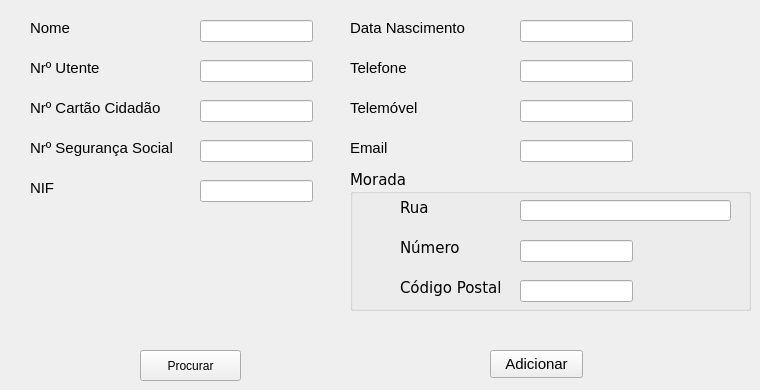
      <widget class="QWidget" name="tab_5">
       <attribute name="title">
        <string>Adicionar Utente</string>
       </attribute>
       <widget class="QLineEdit" name="addPatientNr">
        <property name="geometry">
         <rect>
          <x>200</x>
          <y>60</y>
          <width>113</width>
          <height>22</height>
         </rect>
        </property>
       </widget>
       <widget class="QPushButton" name="addPatient">
        <property name="geometry">
         <rect>
          <x>490</x>
          <y>350</y>
          <width>93</width>
          <height>28</height>
         </rect>
        </property>
        <property name="font">
         <font>
          <family>Segoe UI</family>
          <pointsize>11</pointsize>
         </font>
        </property>
        <property name="text">
         <string>Adicionar</string>
        </property>
       </widget>
       <widget class="QLabel" name="label_4">
        <property name="geometry">
         <rect>
          <x>30</x>
          <y>60</y>
          <width>161</width>
          <height>16</height>
         </rect>
        </property>
        <property name="font">
         <font>
          <family>Segoe UI</family>
          <pointsize>11</pointsize>
         </font>
        </property>
        <property name="text">
         <string>Nrº Utente</string>
        </property>
       </widget>
       <widget class="QLineEdit" name="addPatientIDNr">
        <property name="geometry">
         <rect>
          <x>200</x>
          <y>100</y>
          <width>113</width>
          <height>22</height>
         </rect>
        </property>
        <property name="text">
         <string/>
        </property>
       </widget>
       <widget class="QLabel" name="label_5">
        <property name="geometry">
         <rect>
          <x>30</x>
          <y>100</y>
          <width>161</width>
          <height>16</height>
         </rect>
        </property>
        <property name="font">
         <font>
          <family>Segoe UI</family>
          <pointsize>11</pointsize>
         </font>
        </property>
        <property name="text">
         <string>Nrº Cartão Cidadão</string>
        </property>
       </widget>
       <widget class="QLineEdit" name="addPatientSocialNr">
        <property name="geometry">
         <rect>
          <x>200</x>
          <y>140</y>
          <width>113</width>
          <height>22</height>
         </rect>
        </property>
       </widget>
       <widget class="QLineEdit" name="addPatientDate">
        <property name="geometry">
         <rect>
          <x>520</x>
          <y>20</y>
          <width>113</width>
          <height>22</height>
         </rect>
        </property>
        <property name="text">
         <string/>
        </property>
       </widget>
       <widget class="QLineEdit" name="addPatientNIF">
        <property name="geometry">
         <rect>
          <x>200</x>
          <y>180</y>
          <width>113</width>
          <height>22</height>
         </rect>
        </property>
       </widget>
       <widget class="QLabel" name="label_8">
        <property name="geometry">
         <rect>
          <x>30</x>
          <y>140</y>
          <width>171</width>
          <height>16</height>
         </rect>
        </property>
        <property name="font">
         <font>
          <family>Segoe UI</family>
          <pointsize>11</pointsize>
         </font>
        </property>
        <property name="text">
         <string>Nrº Segurança Social</string>
        </property>
       </widget>
       <widget class="QLabel" name="label_6">
        <property name="geometry">
         <rect>
          <x>30</x>
          <y>180</y>
          <width>171</width>
          <height>16</height>
         </rect>
        </property>
        <property name="font">
         <font>
          <family>Segoe UI</family>
          <pointsize>11</pointsize>
         </font>
        </property>
        <property name="text">
         <string>NIF</string>
        </property>
       </widget>
       <widget class="QLabel" name="label_7">
        <property name="geometry">
         <rect>
          <x>350</x>
          <y>20</y>
          <width>161</width>
          <height>16</height>
         </rect>
        </property>
        <property name="font">
         <font>
          <family>Segoe UI</family>
          <pointsize>11</pointsize>
         </font>
        </property>
        <property name="text">
         <string>Data Nascimento</string>
        </property>
       </widget>
       <widget class="QLabel" name="label_22">
        <property name="geometry">
         <rect>
          <x>350</x>
          <y>140</y>
          <width>161</width>
          <height>16</height>
         </rect>
        </property>
        <property name="font">
         <font>
          <family>Segoe UI</family>
          <pointsize>11</pointsize>
         </font>
        </property>
        <property name="text">
         <string>Email</string>
        </property>
       </widget>
       <widget class="QLabel" name="label_24">
        <property name="geometry">
         <rect>
          <x>350</x>
          <y>60</y>
          <width>81</width>
          <height>16</height>
         </rect>
        </property>
        <property name="font">
         <font>
          <family>Segoe UI</family>
          <pointsize>11</pointsize>
         </font>
        </property>
        <property name="text">
         <string>Telefone</string>
        </property>
       </widget>
       <widget class="QLineEdit" name="addPatientPhoneNr">
        <property name="geometry">
         <rect>
          <x>520</x>
          <y>60</y>
          <width>113</width>
          <height>22</height>
         </rect>
        </property>
       </widget>
       <widget class="QLineEdit" name="addPatientEmail">
        <property name="geometry">
         <rect>
          <x>520</x>
          <y>140</y>
          <width>113</width>
          <height>22</height>
         </rect>
        </property>
       </widget>
       <widget class="QLabel" name="label_3">
        <property name="geometry">
         <rect>
          <x>30</x>
          <y>20</y>
          <width>81</width>
          <height>16</height>
         </rect>
        </property>
        <property name="font">
         <font>
          <family>Segoe UI</family>
          <pointsize>11</pointsize>
         </font>
        </property>
        <property name="text">
         <string>Nome</string>
        </property>
       </widget>
       <widget class="QLineEdit" name="addPatientName">
        <property name="geometry">
         <rect>
          <x>200</x>
          <y>20</y>
          <width>113</width>
          <height>22</height>
         </rect>
        </property>
       </widget>
       <widget class="QLabel" name="label_30">
        <property name="geometry">
         <rect>
          <x>350</x>
          <y>100</y>
          <width>81</width>
          <height>16</height>
         </rect>
        </property>
        <property name="font">
         <font>
          <family>Segoe UI</family>
          <pointsize>11</pointsize>
         </font>
        </property>
        <property name="text">
         <string>Telemóvel</string>
        </property>
       </widget>
       <widget class="QLineEdit" name="addPatientMobileNr">
        <property name="geometry">
         <rect>
          <x>520</x>
          <y>100</y>
          <width>113</width>
          <height>22</height>
         </rect>
        </property>
       </widget>
       <widget class="QPushButton" name="searchPatients_3">
        <property name="geometry">
         <rect>
          <x>140</x>
          <y>350</y>
          <width>101</width>
          <height>31</height>
         </rect>
        </property>
        <property name="text">
         <string>Procurar</string>
        </property>
       </widget>
       <widget class="QGroupBox" name="groupBox_6">
        <property name="geometry">
         <rect>
          <x>350</x>
          <y>170</y>
          <width>401</width>
          <height>141</height>
         </rect>
        </property>
        <property name="font">
         <font>
          <family>DejaVu Sans</family>
          <pointsize>11</pointsize>
         </font>
        </property>
        <property name="title">
         <string>Morada</string>
        </property>
        <widget class="QLineEdit" name="addPatientHomeNr">
         <property name="geometry">
          <rect>
           <x>170</x>
           <y>70</y>
           <width>113</width>
           <height>22</height>
          </rect>
         </property>
        </widget>
        <widget class="QLineEdit" name="addPatientStreet">
         <property name="geometry">
          <rect>
           <x>170</x>
           <y>30</y>
           <width>211</width>
           <height>21</height>
          </rect>
         </property>
         <property name="text">
          <string/>
         </property>
        </widget>
        <widget class="QLabel" name="label_45">
         <property name="geometry">
          <rect>
           <x>50</x>
           <y>110</y>
           <width>111</width>
           <height>16</height>
          </rect>
         </property>
         <property name="font">
          <font>
           <family>Segoe UI</family>
           <pointsize>11</pointsize>
          </font>
         </property>
         <property name="text">
          <string>Código Postal</string>
         </property>
        </widget>
        <widget class="QLineEdit" name="addPatientPostalCode">
         <property name="geometry">
          <rect>
           <x>170</x>
           <y>110</y>
           <width>113</width>
           <height>22</height>
          </rect>
         </property>
        </widget>
        <widget class="QLabel" name="label_41">
         <property name="geometry">
          <rect>
           <x>50</x>
           <y>70</y>
           <width>111</width>
           <height>16</height>
          </rect>
         </property>
         <property name="font">
          <font>
           <family>Segoe UI</family>
           <pointsize>11</pointsize>
          </font>
         </property>
         <property name="text">
          <string>Número</string>
         </property>
        </widget>
        <widget class="QLabel" name="label_25">
         <property name="geometry">
          <rect>
           <x>50</x>
           <y>30</y>
           <width>111</width>
           <height>16</height>
          </rect>
         </property>
         <property name="font">
          <font>
           <family>Segoe UI</family>
           <pointsize>11</pointsize>
          </font>
         </property>
         <property name="text">
          <string>Rua</string>
         </property>
        </widget>
       </widget>
      </widget>
